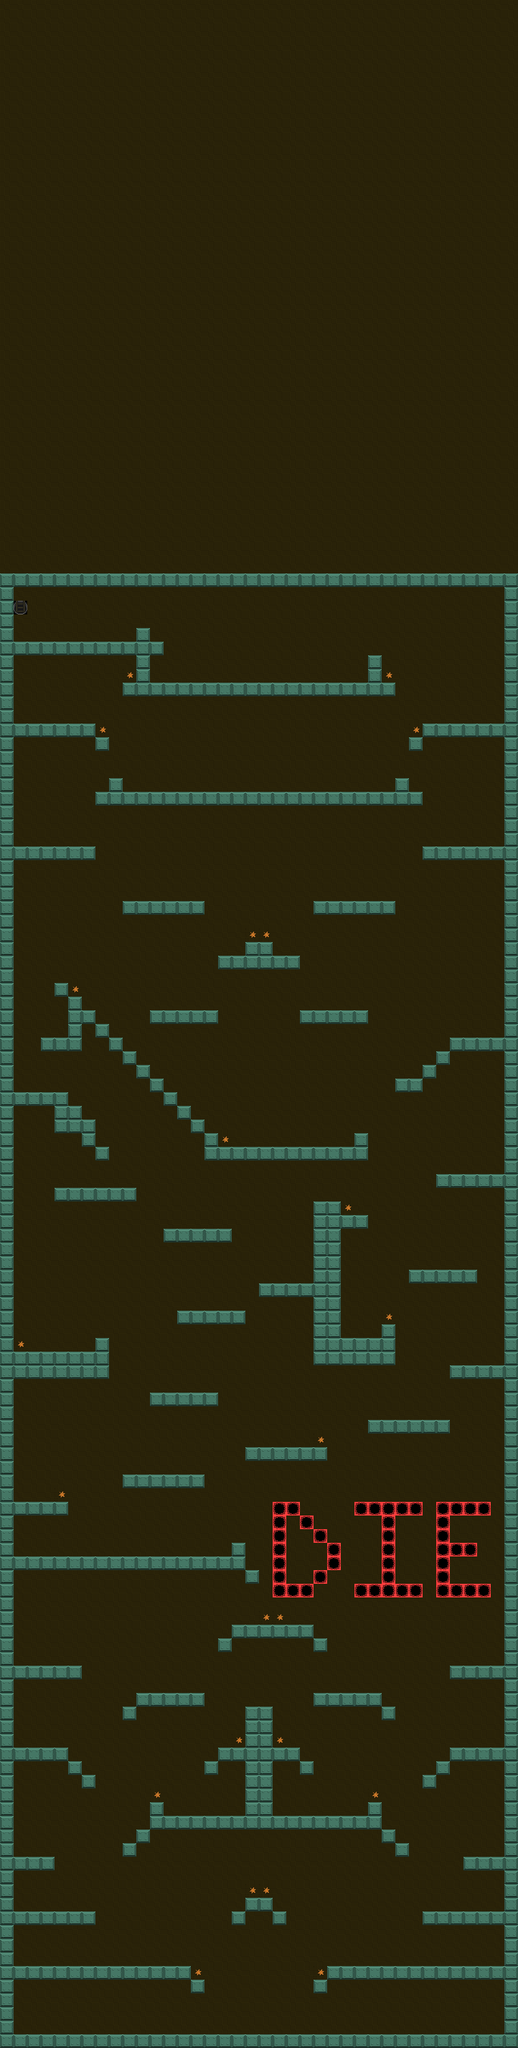

Below is a game level as drawn by its tile map, then a one-line description and the .tmx that defines it (tile-layer data replaced by summaries):
An orthogonal 38x150 tile map with 22x22 px tiles, 4 tile layers (background, decoration, ground, coin) and 153 objects.

<map version="1.0" orientation="orthogonal" renderorder="right-down" width="38" height="150" tilewidth="22" tileheight="22" nextobjectid="213">
 <tileset firstgid="1" name="687474703a2f2f692e696d6775722e636f6d2f6856694b67416e2e706e67" tilewidth="22" tileheight="22" spacing="2" margin="25" tilecount="2255" columns="55">
  <image source="687474703a2f2f692e696d6775722e636f6d2f6856694b67416e2e706e67.png" width="1366" height="1007" />
  <tile id="216">
   <animation>
    <frame tileid="216" duration="100" />
    <frame tileid="218" duration="100" />
   </animation>
  </tile>
  <tile id="218">
   <animation>
    <frame tileid="216" duration="100" />
    <frame tileid="218" duration="100" />
   </animation>
  </tile>
  <tile id="551">
   <animation>
    <frame tileid="216" duration="100" />
    <frame tileid="218" duration="100" />
   </animation>
  </tile>
 </tileset>
 <layer name="background" width="38" height="150" opacity="0.6">
  <data>[5700 cells, 5700 non-empty, 2 distinct tile ids]</data>
 </layer>
 <layer name="decoration" width="38" height="150">
  <data>[5700 cells, 45 non-empty, 1 distinct tile ids]</data>
 </layer>
 <layer name="ground" width="38" height="150">
  <data>[5700 cells, 721 non-empty, 1 distinct tile ids]</data>
 </layer>
 <objectgroup name="ground">
  <object id="35" x="22" y="3278" width="792" height="22" />
  <object id="36" x="528" y="3168" width="286" height="22" />
  <object id="37" x="506" y="3190" width="22" height="22" />
  <object id="38" x="308" y="3190" width="22" height="22" />
  <object id="39" x="22" y="3168" width="286" height="22" />
  <object id="40" x="22" y="3080" width="132" height="22" />
  <object id="41" x="396" y="3058" width="44" height="22" />
  <object id="42" x="374" y="3080" width="22" height="22" />
  <object id="43" x="440" y="3080" width="22" height="22" />
  <object id="44" x="682" y="3080" width="132" height="22" />
  <object id="45" x="748" y="2992" width="66" height="22" />
  <object id="46" x="616" y="2948" width="22" height="22" />
  <object id="47" x="638" y="2970" width="22" height="22" />
  <object id="48" x="682" y="2860" width="22" height="22" />
  <object id="49" x="704" y="2838" width="22" height="22" />
  <object id="50" x="726" y="2816" width="88" height="22" />
  <object id="51" x="264" y="2926" width="330" height="22" />
  <object id="52" x="594" y="2904" width="22" height="44" />
  <object id="53" x="242" y="2904" width="22" height="44" />
  <object id="54" x="220" y="2948" width="22" height="22" />
  <object id="55" x="198" y="2970" width="22" height="22" />
  <object id="57" x="22" y="2992" width="66" height="22" />
  <object id="59" x="22" y="2816" width="88" height="22" />
  <object id="60" x="110" y="2838" width="22" height="22" />
  <object id="61" x="132" y="2860" width="22" height="22" />
  <object id="62" x="220" y="2728" width="110" height="22" />
  <object id="63" x="198" y="2750" width="22" height="22" />
  <object id="64" x="396" y="2750" width="44" height="176" />
  <object id="65" x="440" y="2816" width="44" height="22" />
  <object id="66" x="484" y="2838" width="22" height="22" />
  <object id="67" x="352" y="2816" width="44" height="22" />
  <object id="68" x="330" y="2838" width="22" height="22" />
  <object id="70" x="506" y="2728" width="110" height="22" />
  <object id="71" x="616" y="2750" width="22" height="22" />
  <object id="72" x="726" y="2684" width="88" height="22" />
  <object id="73" x="22" y="2684" width="110" height="22" />
  <object id="74" x="374" y="2618" width="132" height="22" />
  <object id="75" x="506" y="2640" width="22" height="22" />
  <object id="76" x="352" y="2640" width="22" height="22" />
  <object id="77" x="22" y="2508" width="352" height="22" />
  <object id="78" x="374" y="2486" width="22" height="44" />
  <object id="79" x="396" y="2530" width="22" height="22" />
  <object id="80" x="22" y="2420" width="88" height="22" />
  <object id="81" x="198" y="2376" width="132" height="22" />
  <object id="82" x="396" y="2332" width="132" height="22" />
  <object id="83" x="594" y="2288" width="132" height="22" />
  <object id="84" x="726" y="2200" width="88" height="22" />
  <object id="85" x="506" y="1936" width="44" height="264" />
  <object id="86" x="550" y="2156" width="66" height="44" />
  <object id="87" x="616" y="2134" width="22" height="66" />
  <object id="88" x="660" y="2046" width="110" height="22" />
  <object id="89" x="418" y="2068" width="88" height="22" />
  <object id="90" x="286" y="2112" width="110" height="22" />
  <object id="91" x="242" y="2244" width="110" height="22" />
  <object id="92" x="22" y="2178" width="132" height="44" />
  <object id="93" x="154" y="2156" width="22" height="66" />
  <object id="94" x="264" y="1980" width="110" height="22" />
  <object id="95" x="550" y="1958" width="44" height="22" />
  <object id="96" x="704" y="1892" width="110" height="22" />
  <object id="97" x="88" y="1914" width="132" height="22" />
  <object id="99" x="88" y="1782" width="44" height="44" />
  <object id="101" x="22" y="1760" width="88" height="22" />
  <object id="102" x="110" y="1606" width="22" height="88" />
  <object id="104" x="66" y="1672" width="44" height="22" />
  <object id="105" x="88" y="1584" width="22" height="22" />
  <object id="106" x="132" y="1628" width="22" height="22" />
  <object id="107" x="154" y="1650" width="22" height="22" />
  <object id="108" x="176" y="1672" width="22" height="22" />
  <object id="109" x="198" y="1694" width="22" height="22" />
  <object id="110" x="220" y="1716" width="22" height="22" />
  <object id="111" x="242" y="1738" width="22" height="22" />
  <object id="112" x="264" y="1760" width="22" height="22" />
  <object id="113" x="286" y="1782" width="22" height="22" />
  <object id="114" x="308" y="1804" width="22" height="22" />
  <object id="115" x="330" y="1826" width="22" height="44" />
  <object id="116" x="352" y="1848" width="220" height="22" />
  <object id="117" x="572" y="1826" width="22" height="44" />
  <object id="118" x="638" y="1738" width="44" height="22" />
  <object id="119" x="682" y="1716" width="22" height="22" />
  <object id="120" x="704" y="1694" width="22" height="22" />
  <object id="121" x="726" y="1672" width="88" height="22" />
  <object id="122" x="484" y="1628" width="110" height="22" />
  <object id="124" x="242" y="1628" width="110" height="22" />
  <object id="125" x="352" y="1540" width="132" height="22" />
  <object id="126" x="396" y="1518" width="44" height="22" />
  <object id="127" x="506" y="1452" width="132" height="22" />
  <object id="128" x="682" y="1364" width="132" height="22" />
  <object id="129" x="198" y="1452" width="132" height="22" />
  <object id="130" x="22" y="1364" width="132" height="22" />
  <object id="131" x="154" y="1276" width="528" height="22" />
  <object id="134" x="198" y="1100" width="440" height="22" />
  <object id="135" x="594" y="1056" width="22" height="44" />
  <object id="136" x="220" y="1056" width="22" height="44" />
  <object id="137" x="22" y="1166" width="132" height="22" />
  <object id="138" x="154" y="1188" width="22" height="22" />
  <object id="139" x="682" y="1166" width="132" height="22" />
  <object id="140" x="660" y="1188" width="22" height="22" />
  <object id="185" x="0" y="924" width="836" height="22" />
  <object id="186" x="0" y="924" width="22" height="2376" />
  </objectgroup>
 <layer name="coin" width="38" height="150">
  <data>[5700 cells, 23 non-empty, 1 distinct tile ids]</data>
 </layer>
 <objectgroup name="coin">
  <!-- 23 objects omitted --></objectgroup>
 <objectgroup name="flinstone">
  <!-- 5 objects omitted --></objectgroup>
 <objectgroup name="badguy">
  <!-- 7 objects omitted --></objectgroup>
 <objectgroup name="parrot">
  <!-- 11 objects omitted --></objectgroup>
 <objectgroup name="jasmine">
  <!-- 1 objects omitted --></objectgroup>
</map>
<!-- 54 of 153 objects omitted -->
